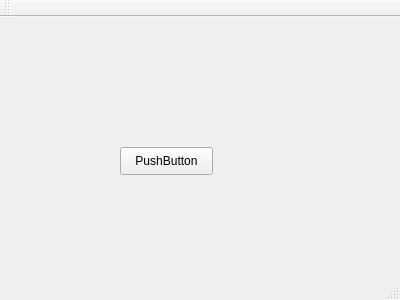
<?xml version="1.0" encoding="UTF-8"?>
<ui version="4.0">
 <class>MainWindow</class>
 <widget class="QMainWindow" name="MainWindow">
  <property name="geometry">
   <rect>
    <x>0</x>
    <y>0</y>
    <width>400</width>
    <height>300</height>
   </rect>
  </property>
  <property name="windowTitle">
   <string>MainWindow</string>
  </property>
  <widget class="QWidget" name="centralWidget">
   <widget class="QPushButton" name="pushButton">
    <property name="geometry">
     <rect>
      <x>120</x>
      <y>130</y>
      <width>93</width>
      <height>28</height>
     </rect>
    </property>
    <property name="text">
     <string>PushButton</string>
    </property>
   </widget>
  </widget>
  <widget class="QMenuBar" name="menuBar">
   <property name="geometry">
    <rect>
     <x>0</x>
     <y>0</y>
     <width>400</width>
     <height>25</height>
    </rect>
   </property>
  </widget>
  <widget class="QToolBar" name="mainToolBar">
   <attribute name="toolBarArea">
    <enum>TopToolBarArea</enum>
   </attribute>
   <attribute name="toolBarBreak">
    <bool>false</bool>
   </attribute>
  </widget>
  <widget class="QStatusBar" name="statusBar"/>
 </widget>
 <layoutdefault spacing="6" margin="11"/>
 <resources/>
 <connections/>
</ui>
